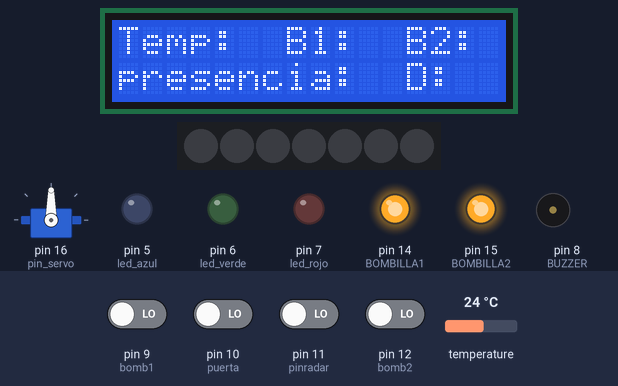
Bench run of a sketch on a simulated Arduino Uno, built with avr-gcc and run on an emulated ATmega328P. Parts: 16×2 character LCD, 7 RGB LEDs in strip order, left to right, servo, output pins drawn as LEDs (lit = HIGH), buzzer (waves = sounding). The test bench sets the inputs (shaded band); at power-on: pin 9 (bomb1), pin 10 (puerta), pin 11 (pinradar), pin 12 (bomb2) LOW, temperature 24 °C. What the sketch prints to the serial monitor is not drawn.

Above: at 1.3 s.
1.4 s: pin 11 (pinradar) driven HIGH
At 2.7 s:
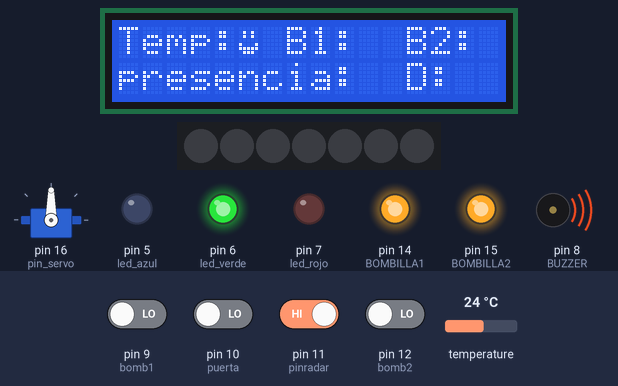
At 3.22 s:
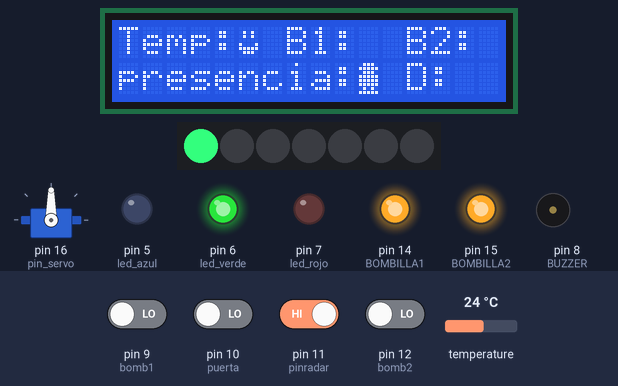
5.1 s: temperature set to 22.5 °C
10.4 s: temperature set to 21.4 °C
11.9 s: pin 9 (bomb1) driven HIGH
17.2 s: pin 12 (bomb2) driven HIGH
At 18.9 s:
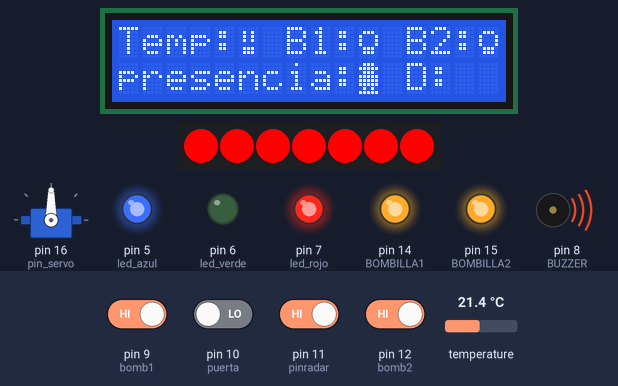
19.8 s: pin 9 (bomb1) driven LOW and pin 10 (puerta) driven HIGH
At 19.91 s:
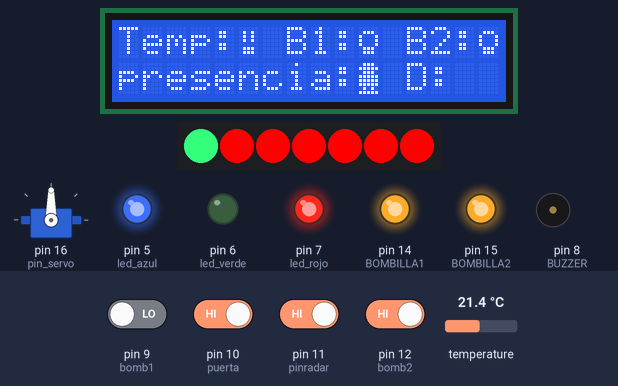
Timing chart, 0 to 28.2 s (numbered marks = the images above; inputs shaded):
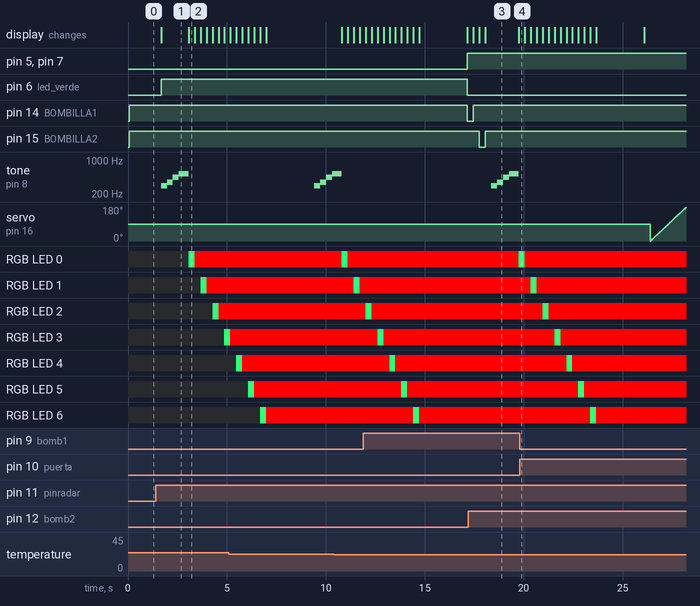

Measured:
- after the input at 1.4 s, tone on pin 8 (BUZZER): plays 294 Hz for 0.30 s, 349 Hz for 0.30 s, 440 Hz for 0.30 s, 523 Hz for 0.50 s, starting after 0.27 s; the display: changes after 0.27 s (image 1)
- after the input at 11.9 s, pin 14 (BOMBILLA1): HIGH → LOW after 5.3 s; tone on pin 8 (BUZZER): stays silent (without the input it goes to 294 Hz after 5.3 s)
- after the input at 17.2 s, pin 15 (BOMBILLA2): HIGH → LOW after 0.56 s, → HIGH 0.30 s later; the display: first differs from a run without the input after 0.56 s (image 3 shows a later state)
- after the input at 19.8 s, pin 14 (BOMBILLA1): stays HIGH (without the input it goes to LOW after 6.3 s); pin 15 (BOMBILLA2): stays HIGH (without the input it goes to LOW after 6.9 s); tone on pin 8 (BUZZER): stays silent (without the input it goes to 294 Hz after 7.5 s)
- what the display in image 1 shows lasts 1.4 s, from 1.7 s to 3.1 s
- what the display in image 3 shows lasts 1.7 s, from 18.1 s to 19.8 s

The sketch:

PRACTICA720.ino
```cpp
/*
  Fundación Kinal
  Centro Educativo Técnico Laboral Kinal
  Electrónica
  Grado: Quinto
  Sección: A
  Curso: Taller de Electrónica Digital y Reparación de Computadoras I
  Nombre: Luis Alexander Racanac Canahui
  Carné: 2022083

*/

# include <Wire.h>
# include <LiquidCrystal_I2C.h>
#include <OneWire.h>
#include <DallasTemperature.h>
#include <Adafruit_NeoPixel.h>
#include <Servo.h>
#define direccion_lcd 0x27
#define filas 2
#define columnas 16
#define led_azul 5
#define led_verde 6
#define led_rojo 7
#define puerta 10
#define bomb1 9
#define bomb2 12
#define BUZZER 8
#define BOMBILLA1 14
#define BOMBILLA2 15
#define Cantidad_Leds 7
#define pin_Led 17
#define pin_servo 16
const int pinradar = 11;
int estado1 = 0;
int estado2 = 0;
int estado3 = 0;
int d = 294;
int f = 349;
int a = 440;
int c = 523;

enum colores
{
  rojo,
  verde
};

byte presencia[] = {
  B01110,
  B11111,
  B01110,
  B11111,
  B11111,
  B11111,
  B01010,
  B11111
};

byte presencia2[] = {
  B00000,
  B00000,
  B00000,
  B00000,
  B00000,
  B00000,
  B00000,
  B11111
};

byte luminaria[] = {
  B00000,
  B01110,
  B11111,
  B11111,
  B11111,
  B01110,
  B01110,
  B00000
};

byte luminaria2[] = {
  B00000,
  B01110,
  B10001,
  B10001,
  B10001,
  B01110,
  B01110,
  B00000
};

byte door[] = {
  B11111,
  B11111,
  B11111,
  B11111,
  B11101,
  B11111,
  B11111,
  B11111
};

byte door2[] = {
  B10000,
  B10000,
  B10000,
  B10000,
  B10000,
  B10000,
  B10000,
  B10000
};

byte hot[] = {
  B00000,
  B01010,
  B01010,
  B00000,
  B01110,
  B11111,
  B10001,
  B00000
};

byte normal[] = {
  B00000,
  B01010,
  B01010,
  B00000,
  B10001,
  B11111,
  B01110,
  B00000
};

byte ice[] = {
  B00000,
  B01010,
  B01010,
  B01010,
  B00000,
  B01110,
  B01110,
  B00000
};

void salidas();
void entradas();
void interfaz();
void animaciones();
void sensor_temp();
void animacion_temp();
void mecanismo_puerta();
void mecanismo_bombilla1();
void mecanismo_bombilla2();
void mecanismo_radar();
void mecanismo_neopixel();
void setColor(int color);
void mecanismo_servo1();
void mecanismo_servo2();


OneWire ourWire(3);
DallasTemperature sensors(&ourWire);
LiquidCrystal_I2C lcd_racanac(direccion_lcd, columnas, filas);
Adafruit_NeoPixel rueda(Cantidad_Leds,pin_Led, NEO_GRB + NEO_KHZ800);
Servo Servo_racanac;

void setup() {
  Serial.begin(9600);
  lcd_racanac.init();
  lcd_racanac.backlight();
  rueda.begin();
  Servo_racanac.attach(pin_servo);
  digitalWrite(BOMBILLA2, HIGH);
  digitalWrite(BOMBILLA1, HIGH);
  salidas();
  entradas();
  animaciones();
  interfaz();
}

void loop() {
  sensor_temp();
  animacion_temp();
  mecanismo_puerta();
  mecanismo_bombilla1();
  mecanismo_bombilla2();
  mecanismo_radar();
}


void interfaz() {
  lcd_racanac.setCursor(0, 0);
  lcd_racanac.print("Temp:");
  lcd_racanac.setCursor(0, 1);
  lcd_racanac.print("presencia:");
  lcd_racanac.setCursor(7, 0);
  lcd_racanac.print("B1:");
  lcd_racanac.setCursor(12 , 0);
  lcd_racanac.print("B2:");
  lcd_racanac.setCursor(12, 1);
  lcd_racanac.print("D:");
}
void animaciones() {
  lcd_racanac.createChar(0, presencia);
  lcd_racanac.createChar(1, presencia2);
  lcd_racanac.createChar(3, luminaria);
  lcd_racanac.createChar(4, luminaria2);
  lcd_racanac.createChar(5, hot);
  lcd_racanac.createChar(6, normal);
  lcd_racanac.createChar(7, ice);
}
void sensor_temp() {

  sensors.requestTemperatures();
  float tempC= sensors.getTempCByIndex(0);

}
void animacion_temp() {
  sensors.requestTemperatures();
  int temp = sensors.getTempCByIndex(0);
  Serial.print(temp);
  Serial.println("°C");
  if (temp >= 15 && temp <= 21) {
    lcd_racanac.setCursor(5, 0);
    lcd_racanac.write(byte(7));
    digitalWrite(led_azul, HIGH);
    digitalWrite(led_verde, LOW);
    digitalWrite(led_rojo, HIGH);
  }
  if (temp > 21 && temp <= 25) {
    lcd_racanac.setCursor(5, 0);
    lcd_racanac.write(byte(6));
    digitalWrite(led_azul, LOW);
    digitalWrite(led_verde, HIGH);
    digitalWrite(led_rojo, LOW);
  }
  if (temp > 25 && temp <= 45) {
    lcd_racanac.setCursor(5, 0);
    lcd_racanac.write(byte(5));
    digitalWrite(led_azul, LOW);
    digitalWrite(led_verde, LOW);
    digitalWrite(led_rojo, HIGH);
  }
}
void salidas() {
  pinMode(led_azul, OUTPUT);
  pinMode(led_verde, OUTPUT);
  pinMode(led_rojo, OUTPUT);
  pinMode(BOMBILLA1, OUTPUT);
  pinMode(BOMBILLA2, OUTPUT);
}
void entradas() {
  pinMode(puerta, INPUT);
  pinMode(bomb1, INPUT);
  pinMode(bomb2, INPUT);
}
void mecanismo_puerta() {
  if (digitalRead(puerta) && estado2 == 0) {
    lcd_racanac.setCursor(14, 1);
    lcd_racanac.print("OP");
    delay(300);
    mecanismo_servo1();
    estado2 = 1;
  }
  if (digitalRead(puerta) && estado2 == 1) {
    lcd_racanac.setCursor(14, 1);
    lcd_racanac.print("CL");
    delay(300);
    mecanismo_servo2();
    estado2 = 0;
  }
}
void mecanismo_bombilla1() {
  if (digitalRead(bomb1) && estado3 == 0) {
    lcd_racanac.setCursor(10, 0);
    lcd_racanac.write(byte(3));
    digitalWrite(BOMBILLA1, LOW);
    delay(300);
    estado3 = 1;
  }
  if (digitalRead(bomb1) && estado3 == 1) {
    lcd_racanac.setCursor(10, 0);
    lcd_racanac.write(byte(4));
    digitalWrite(BOMBILLA1, HIGH);

    delay(300);
    estado3 = 0;
  }
}
void mecanismo_bombilla2() {
  if (digitalRead(bomb2) && estado1 == 0) {
    lcd_racanac.setCursor(15, 0);
    lcd_racanac.write(byte(3));
    digitalWrite(BOMBILLA2, LOW);
    delay(300);
    estado1 = 1;
  }
  if (digitalRead(bomb2) && estado1 == 1) {
    lcd_racanac.setCursor(15, 0);
    lcd_racanac.write(byte(4));
    digitalWrite(BOMBILLA2, HIGH);
    delay(300);
    estado1 = 0;
  }
}
void mecanismo_radar() {
  int radar = digitalRead(pinradar);
  if (radar == HIGH) {
    tone(BUZZER, d, 500);
    delay(300);
    tone(BUZZER, f, 500);
    delay(300);
    tone(BUZZER, a, 500);
    delay(300);
    tone(BUZZER, c, 500);
    delay(500);
    lcd_racanac.setCursor(10, 1);
    lcd_racanac.write(byte(0));
    for(int i =0; i<8; i++)
        {
          rueda.setPixelColor(i,rueda.Color(51,255,125));
          rueda.show();
          delay(300);
          rueda.setPixelColor(i,rueda.Color(255,0,0));
          rueda.show();
          delay(300);
        }
  } if (radar == LOW) {
    lcd_racanac.setCursor(10, 1);
    lcd_racanac.write(byte(1));

  }
}
void mecanismo_servo1(){
  for(unsigned char i = 0; i<181; i++){
    Servo_racanac.write(i);
    delay(10);
  }
}

void mecanismo_servo2(){
  for(unsigned char i = 180; i>0; i--){
    Servo_racanac.write(i);
    delay(10);
}
}
```
